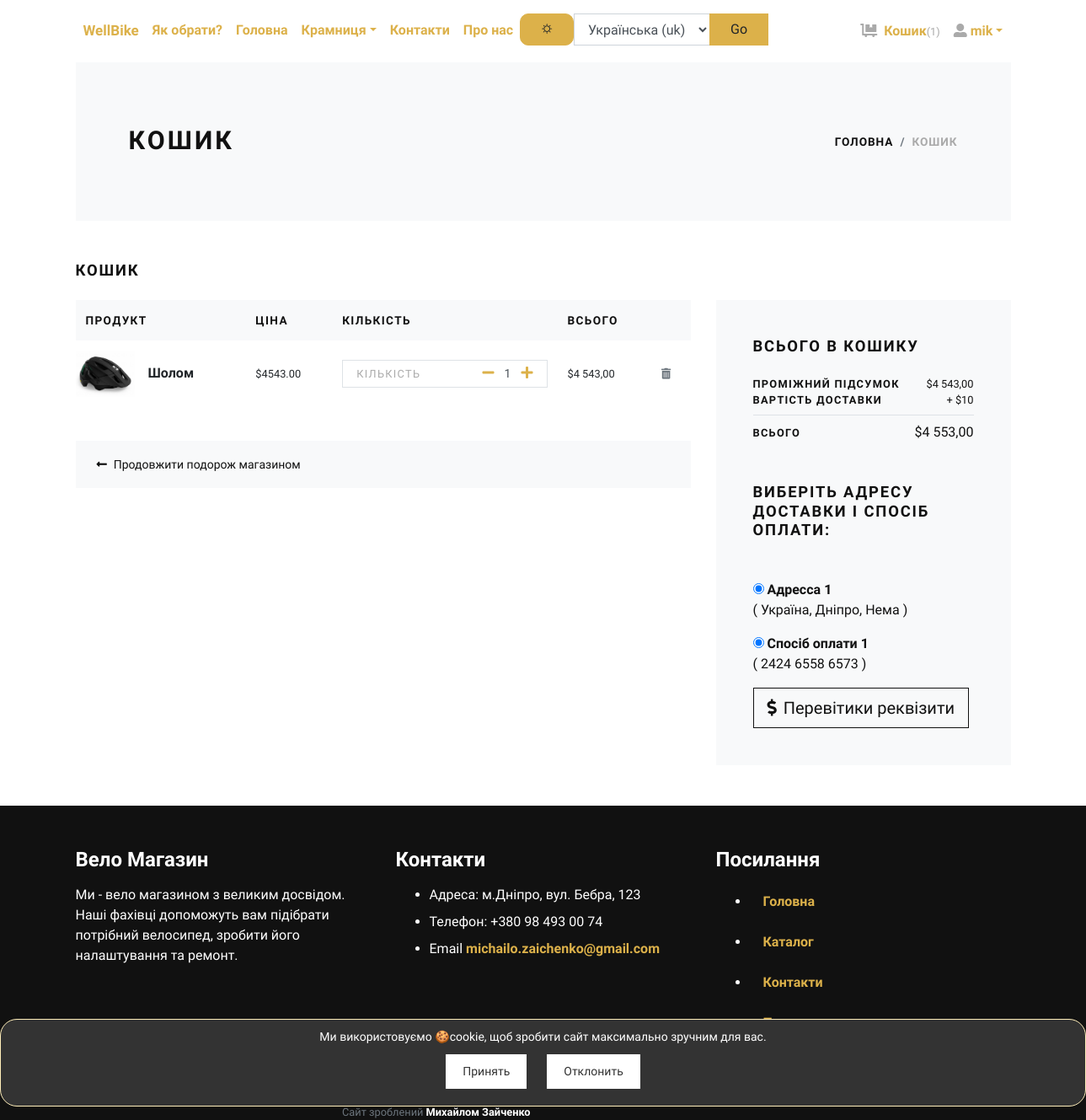
/cart/ (signed in), run on an earlier commit of the app's database.
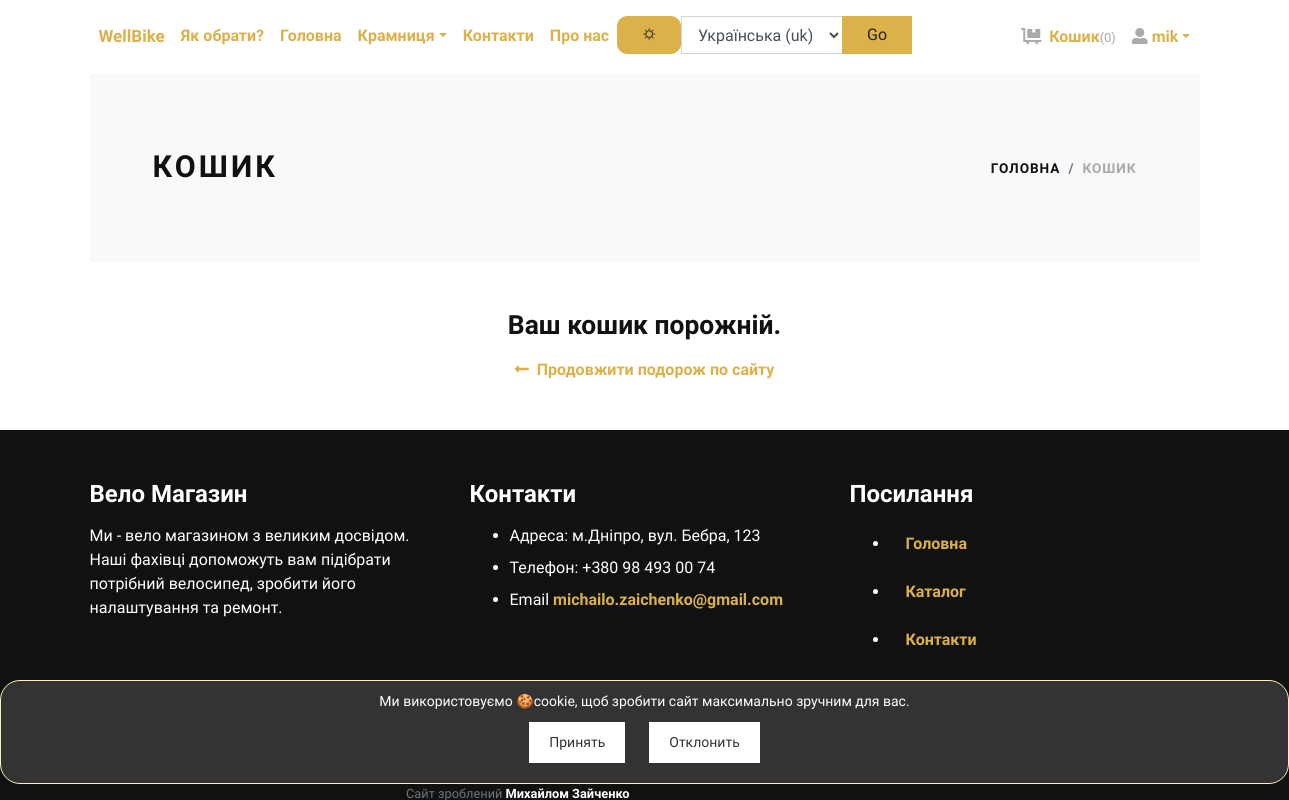
And on a later commit of the database.
### store/models.py (models this page shows, shortened)
class Cart(models.Model):
    user = models.ForeignKey(User, verbose_name="User", on_delete=models.CASCADE)
    product = models.ForeignKey(Product, verbose_name="Product", on_delete=models.CASCADE)
    quantity = models.PositiveIntegerField(default=1, verbose_name="Quantity")
    created_at = models.DateTimeField(auto_now_add=True, verbose_name="Created Date")
    updated_at = models.DateTimeField(auto_now=True, verbose_name="Updated Date")
    @property
    def total_price(self):
        return self.quantity * self.product.price

class Product(models.Model):
    title = models.CharField(max_length=150, verbose_name="Product Title")
    slug = models.SlugField(max_length=160, verbose_name="Product Slug")
    sku = models.CharField(max_length=255, unique=True, verbose_name="Unique Product ID (SKU)")
    short_description = models.TextField(verbose_name="Short Description")
    detail_description = models.TextField(blank=True, null=True, verbose_name="Detail Description")
    product_image = models.ImageField(upload_to='product', blank=True, null=True, verbose_name="Product Image")
    price = models.DecimalField(max_digits=8, decimal_places=2)
    category = models.ForeignKey(Category, verbose_name="Product Categoy", on_delete=models.CASCADE)
    is_active = models.BooleanField(verbose_name="Is Active?")
    is_featured = models.BooleanField(verbose_name="Is Featured?")
    created_at = models.DateTimeField(auto_now_add=True, verbose_name="Created Date")
    updated_at = models.DateTimeField(auto_now=True, verbose_name="Updated Date")
    class Meta:
        verbose_name_plural = 'Products'
        ordering = ('-created_at', )

class Address(models.Model):
    user = models.ForeignKey(User, verbose_name="User", on_delete=models.CASCADE)
    locality = models.CharField(max_length=150, verbose_name="Nearest Location")
    city = models.CharField(max_length=150, verbose_name="City")
    state = models.CharField(max_length=150, verbose_name="State")

class PayingWay(models.Model):
    user = models.ForeignKey(User, verbose_name="User", on_delete=models.CASCADE)
    card_number = models.CharField(max_length=20, verbose_name='card_number')
    CVV = models.CharField(max_length=3,  verbose_name='CVV')

### store/views.py (the view)
# urls.py: path('cart/', views.cart, name="cart"),
@login_required
def cart(request):
    your_account = request.user
    user = request.user
    cart_products = Cart.objects.filter(user=user)
    amount = decimal.Decimal(0)
    shipping_amount = decimal.Decimal(10)
    cp = [p for p in Cart.objects.all() if p.user == user]
    if cp:
        for p in cp:
            temp_amount = (p.quantity * p.product.price)
            amount += temp_amount
    addresses = Address.objects.filter(user=user)
    paying_ways = PayingWay.objects.filter(user=user)
    context = {
        'cart_products': cart_products,
        'amount': amount,
        'shipping_amount': shipping_amount,
        'total_amount': amount + shipping_amount,
        'addresses': addresses,
        'paying_ways': paying_ways,
        'your_account': your_account,
    }
    return render(request, 'store/cart.html', context)

### store/templates/store/cart.html (shortened to what the changed rows need)
{% extends 'base.html' %}
{% load static %}
{% load humanize %}
{% block content %}
    <div class="container">
        <section class="py-5 bg-light">
            <div class="container">
                <div class="row px-4 px-lg-5 py-lg-4 align-items-center">
                    <div class="col-lg-6">
                        <h1 class="h2 text-uppercase mb-0 text-dark">Кошик</h1>
                    </div>
                </div>
            </div>
        </section>
        {% if cart_products %}
            <section class="py-5">
                <h2 class="h5 text-uppercase mb-4">Кошик</h2>
                <div class="row">
                    <div class="col-lg-8 mb-4 mb-lg-0">
                        <div class="table-responsive mb-4">
                            <table class="table">
                                <thead class="bg-light">
                                <tr>
                                    <th class="border-0" scope="col"><strong
                                            class="text-small text-uppercase text-dark">Продукт</strong></th>
                                    <th class="border-0" scope="col"><strong
                                            class="text-small text-uppercase text-dark">Ціна</strong></th>
                                    <th class="border-0" scope="col"><strong class="text-small
                      text-uppercase text-dark">Кількість</strong></th>
                                    <th class="border-0" scope="col"><strong
                                            class="text-small text-uppercase text-dark">Всього</strong></th>
                                    <th class="border-0" scope="col"></th>
                                </tr>
                                </thead>
                                <tbody>
                                {% for cart_product in cart_products %}
                                    <tr>
                                        <th class="pl-0 border-0" scope="row">
                                            <div class="media align-items-center">
                                                {% if cart_product.product.product_image %}
                                                    <a class="reset-anchor d-block animsition-link"
                                                       href="{% url 'store:product-detail' cart_product.product.slug %}"><img
                                                            src="{{ cart_product.product.product_image.url }}"
                                                            alt="{{ cart_product.product.title }}" width="70"/></a>
                                                {% else %}
                                                    <a class="reset-anchor d-block animsition-link"
                                                       href="{% url 'store:product-detail' cart_product.product.slug %}"><img
                                                            src="{% static 'img/not_img.png' %}"
                                                            alt="{{ cart_product.product.title }}" width="70"/></a>
                                                {% endif %}
                                                <div class="media-body ml-3"><strong class="h6"><a
                                                        class="reset-anchor animsition-link"
                                                        href="{% url 'store:product-detail' cart_product.product.slug %}">{{ cart_product.product.title }}</a></strong>
                                                </div>
                                            </div>
                                        </th>
                                        <td class="align-middle border-0">
                                            <p class="mb-0 small">${{ cart_product.product.price }}</p>
                                        </td>
                                        <td class="align-middle border-0">
                                            <div class="border d-flex align-items-center justify-content-between px-3"><span
                                                    class="small
                         text-uppercase text-gray headings-font-family">Кількість</span>
                                                <div class="quantity">
                                                    <a href="{% url 'store:minus-cart' cart_product.id %}"
                                                       class="dec-btn p-0 ml-2"><i class="fas fa-minus"></i></a>
                                                    <input class="form-control form-control-sm border-0 shadow-0 p-0"
                                                           type="text" value="{{ cart_product.quantity }}"/>
                                                    <a href="{% url 'store:plus-cart' cart_product.id %}"
                                                       class="inc-btn p-0"><i class="fas fa-plus"></i></a>
                                                </div>
                                            </div>
                                        </td>
                                        <td class="align-middle border-0">
                                            <p class="mb-0 small">${{ cart_product.total_price|intcomma }}</p>
                                        </td>
                                        <td class="align-middle border-0"><a class="reset-anchor"
                                                                             href="{% url 'store:remove-cart' cart_product.id %}"><i
                                                class="fas fa-trash-alt small text-muted"></i></a></td>
                                    </tr>
                                {% endfor %}
                                </tbody>
                            </table>
                        </div>
                        <div class="bg-light px-4 py-3">
                            <div class="row align-items-center text-center">
                                <div class="col-md-6 mb-3 mb-md-0 text-md-left"><a
                                        class="btn btn-link p-0 text-dark btn-sm"
                                        href="{% url 'store:all-categories' %}"><i class="fas
                                                                     fa-long-arrow-alt-left mr-2">
                                </i>Продовжити подорож магазином</a></div>
                            </div>
                        </div>
                    </div>
                    <div class="col-lg-4">
                        <div class="card border-0 rounded-0 p-lg-4 bg-light">
                            <div class="card-body">
                                <h5 class="text-uppercase mb-4 text-dark">Всього в кошику</h5>
                                <ul class="list-unstyled mb-0">
                                    <li class="d-flex align-items-center justify-content-between"><strong
                                            class="text-uppercase small font-weight-bold text-dark">Проміжний
                                        підсумок</strong><span class="text-muted small text-dark">${{ amount|intcomma }}</span>
                                    </li>
                                    <li class="d-flex align-items-center justify-content-between"><strong
                                            class="text-uppercase small font-weight-bold text-dark">Вартість
                                        доставки</strong><span class="text-muted small text-dark">+ ${{ shipping_amount }}</span>
                                    </li>
                                    <li class="border-bottom my-2"></li>
                                    <li class="d-flex align-items-center justify-content-between mb-4"><strong class="text-uppercase
                    small font-weight-bold text-dark">Всього</strong><span class="text-dark">${{ total_amount|intcomma }}</span></li>
                                </ul>
                                <h5 class="text-uppercase my-5 text-dark">Виберіть адресу доставки і спосіб оплати:</h5>
                                <form action="{% url 'store:checkout' %}" id="myform">
                                    {% if addresses %}
                                        {% for address in addresses %}
                                            <div class="mb-3 text-dark">
                                                <input type="radio" name="address" value="{{ address.id }}" checked>
                                                <strong class="text-dark">Адресса
                                                    {{ forloop.counter }}</strong> <br>
                                                ( {{ address.locality }}, {{ address.city }}, {{ address.state }} )
                                            </div>
                                        {% endfor %}
                                    {% else %}
                                        <b><h5 class="container text-dark">Ви не додали свою адресу проживання</h5></b>
                                        <div class="text-center text-dark">
                                            Хочете <a href="{% url 'store:add-address' %}"> додати адресу?</a>
                                        </div>
                                    {% endif %}
                                    {% if paying_ways %}
                                        {% for paying_way in paying_ways %}
                                            <div class="mb-3 text-dark">
                                                <input type="radio" name="paying_way" value="{{ paying_way.id }}"
                                                       checked>
                                                <strong class="text-dark">Спосіб оплати
                                                    {{ forloop.counter }}</strong> <br>
                                                ( {{ paying_way.card_number }} )
                                            </div>
                                        {% endfor %}
                                    {% else %}
                                        <b><h5 class="container">Ви не додали спосіб оплати</h5></b>
                                        <div class="text-center">
                                            Хочете <a href="{% url 'store:add-paying-way' %}"> додати спосіб оплати?</a>
                                        </div>
                                    {% endif %}
                                    {% if addresses and paying_ways %}
                                        <button type="submit" class="btn btn-dark btn-lg btn-outline-dark"
                                                type="submit"><i class="fas fa-dollar-sign mr-2"></i>Перевітики
                                            реквізити
                                        </button>
                                    {% endif %}
                                </form>
                            </div>
                        </div>
                    </div>
                </div>
            </section>
        {% else %}
            <div class="text-center py-5">
                <h3 class="mb-3">Ваш кошик порожній.</h3>
                <a href="{% url 'store:home' %}"><i class="fas fa-long-arrow-alt-left mr-2"> </i>Продовжити подорож по
                    сайту</a>
            </div>
        {% endif %}
    </div>
{% endblock content %}

### store/templates/navbar.html (shortened to what the changed rows need)
{% load static %}
{% load i18n %}
{% block head %}
    <link href="{% static 'css/header.css' %}" rel="stylesheet" type="text/css">
    <link href="{% static 'css/button_back_col.css' %}" rel="stylesheet" type="text/css">
{% endblock %}
<header>
    <div class="container px-0 px-lg-3">
        <nav class="navbar navbar-expand-lg py-3 px-lg-0">
            <div class="collapse navbar-collapse" id="navbarSupportedContent">
                        {% load i18n %}
                                    {% get_current_language as LANGUAGE_CODE %}
                                    {% get_available_languages as LANGUAGES %}
                                    {% get_language_info_list for LANGUAGES as languages %}
                <ul class="navbar-nav ml-auto">
                    {% if request.user.is_authenticated %}
                        <li class="nav-item"><a class="nav-link" href="{% url 'store:cart' %}"> <i
                                class="fas fa-dolly-flatbed mr-1 text-gray"></i> {% trans 'Кошик' %}<small
                                class="text-gray">({{ cart_items.count }})</small></a></li>
                        <li class="nav-item dropdown"><a class="nav-link dropdown-toggle" id="pagesDropdown" href="#"
                                                         data-toggle="dropdown" aria-haspopup="true"
                                                         aria-expanded="false"><i class="fas fa-user-alt mr-1
                                                   text-gray"></i>{{ your_account }}</a></a>
                        </li>
                    {% else %}
                        <li class="nav-item"><a class="nav-link" href="{% url 'store:login' %}">{% trans 'Увійти' %}</a></li>
                        <li class="nav-item"><a class="nav-link" href="{% url 'store:register' %}">{% trans 'Створити акаунт' %}</a>
                        </li>
                    {% endif %}
                </ul>
            </div>
        </nav>
    </div>
</header>

What changed in the data, as far as the page shows it:
removed Cart: product.product_image (picture), product "Шолом", product.price "4543.00", quantity "1", total_price "4 543,00"
removed Address: locality "Україна", city "Дніпро", state "Нема"
removed PayingWay: card_number "2424 6558 6573"
Also different on the page:
{{ cart_items.count }}: "1" → "0"
{{ amount|intcomma }}: "4 543,00" → (not shown)
{{ shipping_amount }}: "10" → (not shown)
{{ total_amount|intcomma }}: "4 553,00" → (not shown)
text no longer shown: "КОШИК ПРОДУКТ ЦІНА КІЛЬКІСТЬ ВСЬОГО Продовжити подорож магазином ВСЬОГО В КОШИКУ ПРОМІЖНИЙ ПІДСУМОК $ ВАРТІСТЬ ДОСТАВКИ + $ ВСЬОГО $ ВИБЕРІТЬ АДРЕСУ ДОСТАВКИ І СПОСІБ ОПЛАТИ: Перевітики реквізити"
text now shown: "Ваш кошик порожній. Продовжити подорож по сайту"
